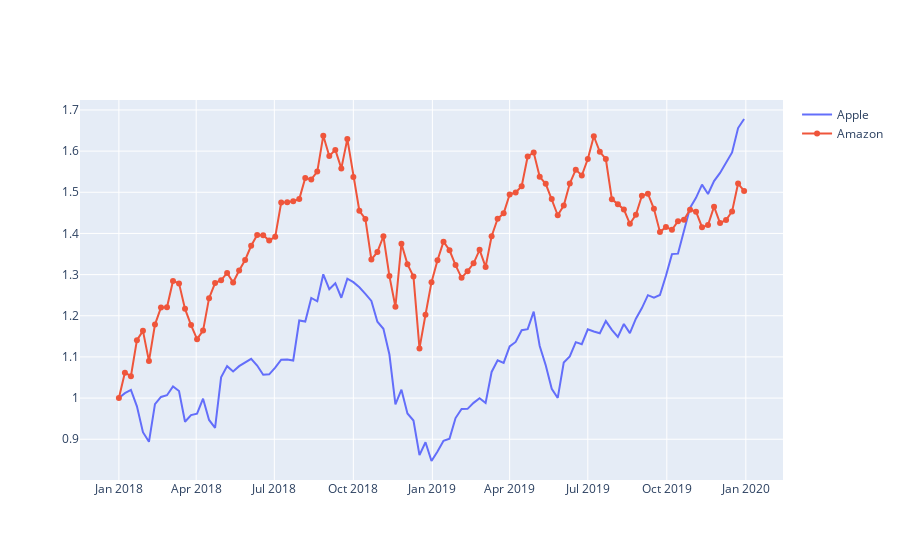

Here is the notebook cell this chart was saved with:
### Code cell
fig.add_trace(go.Scatter(x=df_stocks.date,y=df_stocks.AMZN,mode='lines+markers',name='Amazon'))
